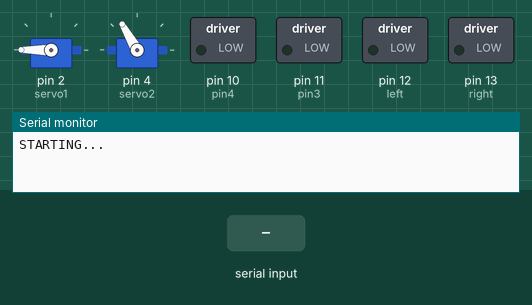
The sketch below on a simulated Arduino Uno, built with avr-gcc and run on an emulated ATmega328P. Parts: 2 × servo, switched loads named in the sketch (green lamp = pin HIGH), the last lines printed to the serial monitor. The inputs (shaded band) are chosen by the test bench.

Above: at 1.2 s.
1.3 s: "r" received over Serial
At 2.1 s:
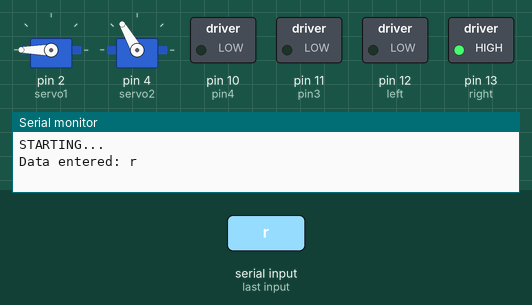
3.9 s: "L" received over Serial
At 4.8 s:
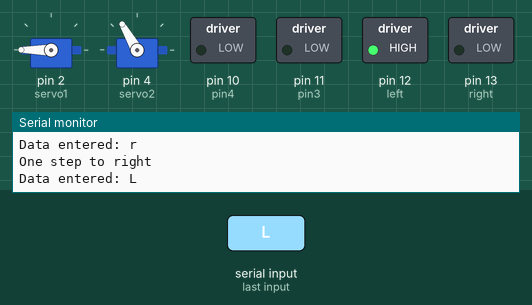
6.5 s: "A90\n" received over Serial
At 7.2 s:
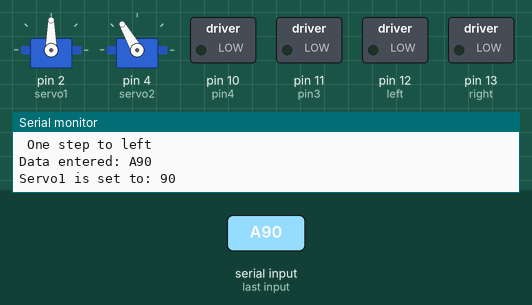
8.1 s: "l" received over Serial
At 8.5 s:
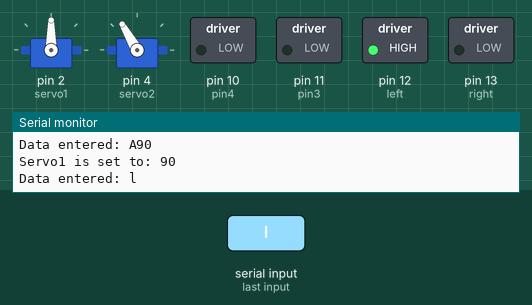
10.7 s: "A,45\n" received over Serial
At 11.6 s:
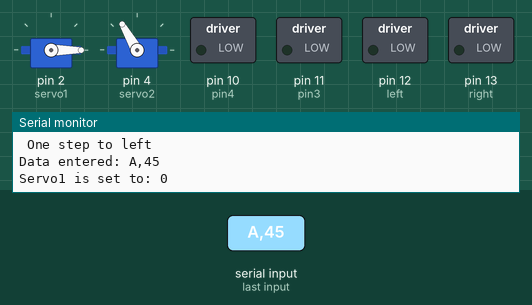
12.3 s: "B90\n" received over Serial
At 12.9 s:
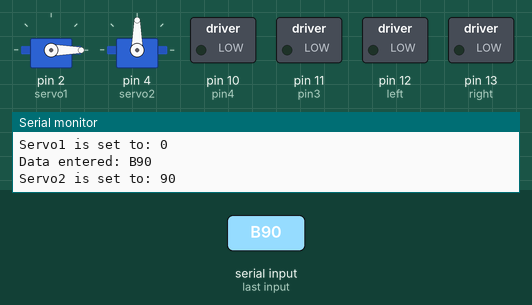
Timing chart, 0 to 14.9 s (numbered marks = the images above; inputs shaded):
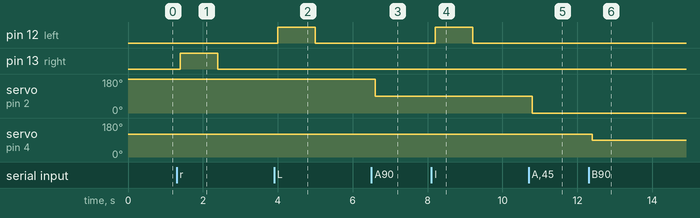

The sketch:

Servo-motor_code.ino
```cpp
#include <Servo.h>
#include <stdio.h>      /* printf */
#include <stdlib.h>     /* strtol */
char buffer[11];
Servo servo1; // Create a servo object
Servo servo2; // Create a second servo object


void setup()
{

int right = 13;
int left = 12;
int pin3 = 11;
int pin4 = 10;

pinMode(right,OUTPUT);
pinMode(left,OUTPUT);
pinMode(pin3,OUTPUT);
pinMode(pin4,OUTPUT);


servo1.attach(2); // Attaches the servo on pin 2 to the
//servo1 object
servo2.attach(4); // Attaches the servo on pin 4 to the                             BIGGER SERVO           Input- B
//servo2 object;
Serial.begin(115200);
while(Serial.available())
Serial.read();
servo1.write(180); // Put servo1 at home position
servo2.write(120); // Put servo2 at home postion
Serial.println("STARTING...");

}
void loop()
{
/*
servo1.write(180);
servo2.write(80);
digitalWrite(12,HIGH);
delay(27000);
digitalWrite(12,LOW);
delay(1000);      */

if (Serial.available() > 0) { // Check if data has been
//entered
int index=0;
delay(100); // Let the buffer fill up
int numChar = Serial.available(); // Find the string
//length
if (numChar>10) {
numChar=10;
}
while (numChar--) {
// Fill the buffer with the string
buffer[index++] = Serial.read();
}
buffer[index]='\0';
splitString(buffer); // Run splitString function
}
}
void splitString(char* data) {
Serial.print("Data entered: ");
Serial.println(data);
char* parameter;
parameter = strtok (data, " ,"); //String to token
while (parameter != NULL) { // If we haven't reached the end
//of the string...
setServo(parameter); // ...run the setServo function
parameter = strtok (NULL, " ,");
}
while(Serial.available())
Serial.read();
}

void setServo(char* data) {
if ((data[0] == 'A') || (data[0] == 'a') ) {
int firstVal = strtol(data+1, NULL, 10); // String to
//long integer
firstVal = constrain(firstVal,0,180); // Constrain
//values
servo1.write(firstVal);
Serial.print("Servo1 is set to: ");
Serial.println(firstVal);
}
if ((data[0] == 'B') || (data[0] == 'b')) {
int secondVal = strtol(data+1, NULL, 10); // String
//to long integer
secondVal = constrain(secondVal,0,255); //
//Constrain the values
servo2.write(secondVal);
Serial.print("Servo2 is set to: ");
Serial.println(secondVal);
}
if ((data[0] == 'R') || (data[0] == 'r')) {
digitalWrite(13,HIGH);
delay(1000);
digitalWrite(13,LOW);
Serial.print("One step to right \n");
}
if ((data[0] == 'L') || (data[0] == 'l')) {
digitalWrite(12,HIGH);
delay(1000);
digitalWrite(12,LOW);
Serial.print(" One step to left \n");
}
}
```

Measured:
- after the input at 1.3 s, pin 13 (right): LOW → HIGH after 0.10 s, → LOW 1.0 s later
- after the input at 3.9 s, pin 12 (left): LOW → HIGH after 0.10 s, → LOW 1.0 s later
- after the input at 6.5 s, servo on pin 2 (servo1): 180° → 90° after 0.10 s
- after the input at 8.1 s, pin 12 (left): LOW → HIGH after 0.10 s, → LOW 1.0 s later
- after the input at 10.7 s, servo on pin 2 (servo1): 90° → 0° after 0.10 s
- after the input at 12.3 s, servo on pin 4 (servo2): 120° → 90° after 0.10 s
